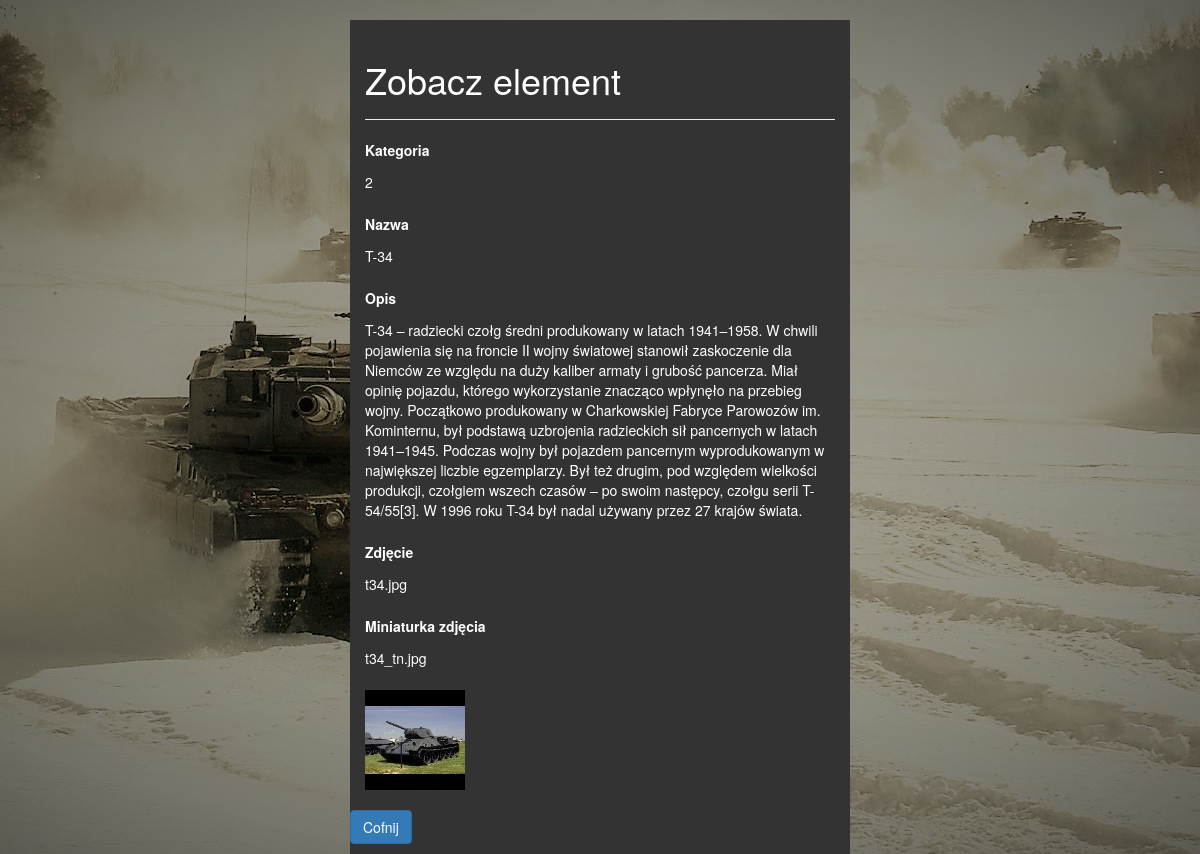
Page /read.php?id=4 on the committed database.
### tables this page shows
CREATE TABLE `elementy` (
  `id` int(11) NOT NULL,
  `kategoria_id` int(11) DEFAULT NULL,
  `nazwa` varchar(150) NOT NULL,
  `opis` text NOT NULL,
  `img` varchar(150) NOT NULL,
  `img_tn` text NOT NULL
);

### read.php (the view, shortened to what this page needs)
<?php
if(isset($_GET["id"]) && !empty(trim($_GET["id"]))){
    require_once "config.php";
    $sql = "SELECT * FROM elementy WHERE id = ?";
    if($stmt = mysqli_prepare($link, $sql)){
        mysqli_stmt_bind_param($stmt, "i", $param_id);
        if(mysqli_stmt_execute($stmt)){
            $result = mysqli_stmt_get_result($stmt);
            if(mysqli_num_rows($result) == 1){
                $row = mysqli_fetch_array($result, MYSQLI_ASSOC);
            } else{
                header("location: error.php");
                exit();
            }
        } else{
            echo "Coś poszło nie tak, spróbuj jeszcze raz.";
        }
    }
} else{
    header("location: error.php");
    exit();
}
?>
<!DOCTYPE html>
<html lang="pl">
<head>
    <link rel="stylesheet" href="https://maxcdn.bootstrapcdn.com/bootstrap/3.3.7/css/bootstrap.css">
    <link href="lightbox.css" rel="stylesheet"/>';
	<link rel="stylesheet" href="plik123.css" type="text/css">
</head>
<body>
    <div class="wrapper">
        <div class="container-fluid">
            <div class="row">
                <div class="col-md-12">
                    <div class="page-header">
                        <h1>Zobacz element</h1>
                    </div>
					<div class="form-group">
                        <label>Kategoria</label>
                        <p class="form-control-static"><?php echo $row["kategoria_id"]; ?></p>
                    </div>
                    <div class="form-group">
                        <label>Nazwa</label>
                        <p class="form-control-static"><?php echo $row["nazwa"]; ?></p>
                    </div>
                    <div class="form-group">
                        <label>Opis</label>
                        <p class="form-control-static"><?php echo $row["opis"]; ?></p>
                    </div>
                    <div class="form-group">
                        <label>Zdjęcie</label>
                        <p class="form-control-static"><?php echo $row["img"]; ?></p>
                    </div>
                    <div class="form-group">
                        <label>Miniaturka zdjęcia</label>
                        <p class="form-control-static"><?php echo $row["img_tn"]; ?></p>
                    </div>
					<div>
						<a href="<?php echo $row["img"]; ?>" data-lightbox="<?php echo $row["img"]; ?>" data-title="<?php echo $row["img"]; ?>"><img class="example-image" src="photos/<?php echo $row["img_tn"]; ?>" alt="image-1" /></a>
					</div>
					</div>
                    <br><p><a href="panel.php" class="btn btn-primary" style="margin-top:20px;" >Cofnij</a></p>
                </div>
            </div>
        </div>
</body>
</html>

### plik123.css (style rules this page uses)
html { scroll-behavior: smooth; }
body { position: relative; background-image: url(tlo.jpg); background-position: center; background-repeat: no-repeat; background-attachment: fixed; }
div.row { color:white; }

### read.php (style rules this page uses)
.wrapper { width: 500px; margin: 0 auto; background-color:#333333; }

### rows in the picture
elementy: kategoria "2", nazwa "T-34", opis "T-34 – radziecki czołg średni produkowany w latach 1941–1958. W chwili pojawienia się na froncie II wojny światowej stanowił zaskoczenie dla Niemców ze względu na duży kaliber armaty i grubość pancerza. Miał opinię pojazdu, którego wykorzystanie znacząco wpłynęło na przebieg wojny. Początkowo produkowany w Charkowskiej Fabryce Parowozów im. Kominternu, był podstawą uzbrojenia radzieckich sił pancernych w latach 1941–1945. Podczas wojny był pojazdem pancernym wyprodukowanym w największej liczbie egzemplarzy. Był też drugim, pod względem wielkości produkcji, czołgiem wszech czasów – po swoim następcy, czołgu serii T-54/55[3]. W 1996 roku T-34 był nadal używany przez 27 krajów świata.", img "t34.jpg", img_tn "t34_tn.jpg", img_tn (picture)
